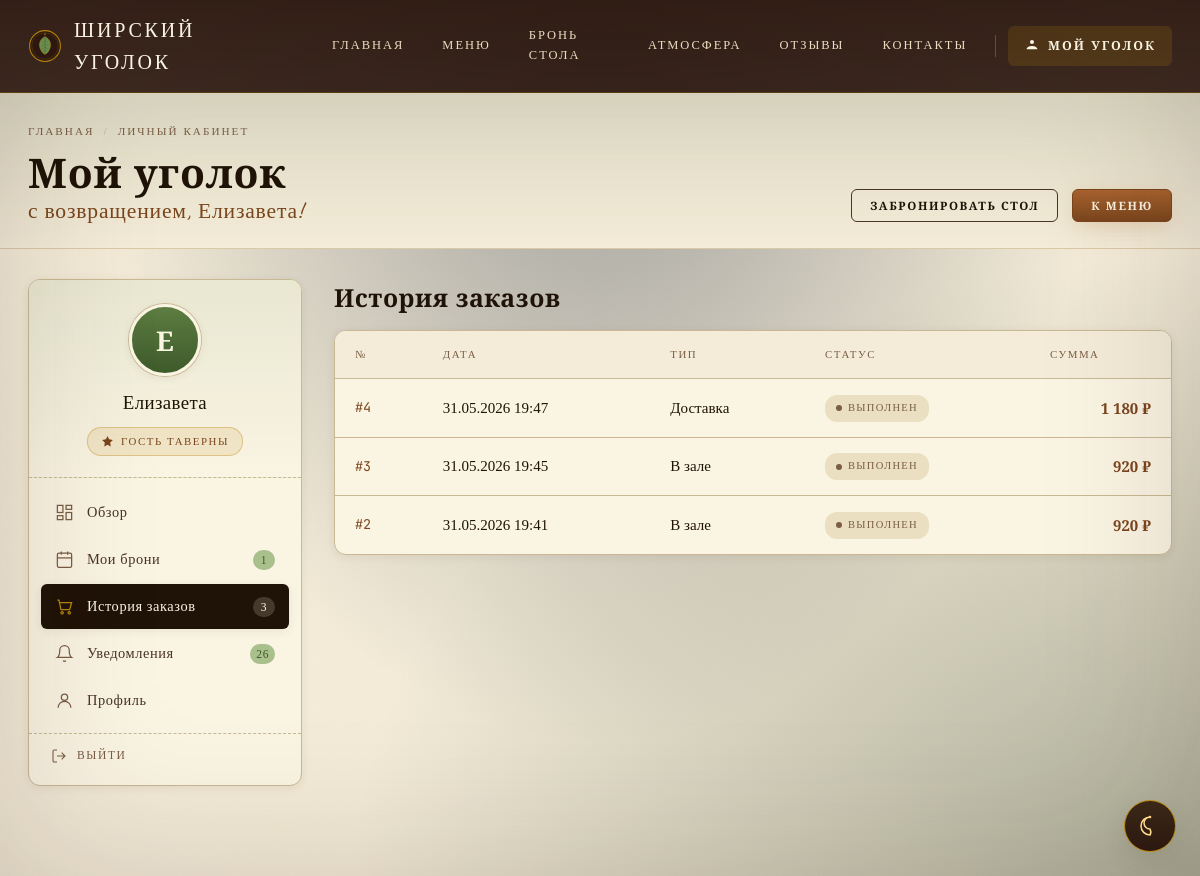
Screenshot of /profile.php?tab=orders (signed in) with the database file from the repository.
### tables this page shows
CREATE TABLE `users` (
  `id` int NOT NULL AUTO_INCREMENT,
  `username` varchar(50) NOT NULL,
  `email` varchar(100) NOT NULL,
  `password` varchar(255) NOT NULL,
  `role` enum('user','admin') NOT NULL DEFAULT 'user',
  `full_name` varchar(100) DEFAULT NULL,
  `phone` varchar(20) DEFAULT NULL,
  `created_at` timestamp NULL DEFAULT CURRENT_TIMESTAMP,
  PRIMARY KEY (`id`),
  UNIQUE KEY `username` (`username`),
  UNIQUE KEY `email` (`email`)
);

CREATE TABLE `orders` (
  `id` int NOT NULL AUTO_INCREMENT,
  `user_id` int DEFAULT NULL,
  `customer_name` varchar(100) NOT NULL DEFAULT '',
  `customer_phone` varchar(20) NOT NULL DEFAULT '',
  `notes` text,
  `promo_code` varchar(50) DEFAULT NULL,
  `discount` decimal(10,2) NOT NULL DEFAULT '0.00',
  `customer_address` text,
  `total_price` decimal(10,2) NOT NULL DEFAULT '0.00',
  `status` enum('cart','pending','confirmed','preparing','ready','completed','cancelled') NOT NULL DEFAULT 'cart',
  `order_type` enum('dine_in','delivery','takeaway') DEFAULT NULL,
  `total` decimal(10,2) DEFAULT '0.00',
  `delivery_address` varchar(500) DEFAULT NULL,
  `created_at` timestamp NULL DEFAULT CURRENT_TIMESTAMP,
  `updated_at` datetime DEFAULT CURRENT_TIMESTAMP ON UPDATE CURRENT_TIMESTAMP,
  PRIMARY KEY (`id`),
  KEY `idx_orders_status` (`status`),
  KEY `idx_orders_user` (`user_id`),
  CONSTRAINT `orders_ibfk_1` FOREIGN KEY (`user_id`) REFERENCES `users` (`id`) ON DELETE SET NULL
);

### public/includes/notification_helpers.php (called while the page is built, shortened)
<?php
function get_user_notifications(mysqli $conn, int $userId, int $limit = 30): array {
    $list = [];
    $stmt = $conn->prepare(
        "SELECT * FROM user_notifications WHERE user_id = ? ORDER BY created_at DESC LIMIT ?"
    );
    $stmt->bind_param('ii', $userId, $limit);
    $stmt->execute();
    $res = $stmt->get_result();
    while ($row = $res->fetch_assoc()) {
        $list[] = $row;
    }
    return $list;
}

### public/profile.php (the view, shortened to what this page needs)
<?php
include 'db.php';
require_once 'includes/notification_helpers.php';
$user_id = (int)$_SESSION['user_id'];
$stmt = $conn->prepare("SELECT username, email, full_name, phone, created_at FROM users WHERE id = ?");
$stmt->bind_param('i', $user_id); $stmt->execute();
$user = $stmt->get_result()->fetch_assoc(); $stmt->close();
$user_orders = [];
$stmt = $conn->prepare("SELECT id, order_type, status, COALESCE(total,total_price,0) AS total, created_at FROM orders WHERE user_id = ? AND status != 'cart' ORDER BY created_at DESC LIMIT 20");
$stmt->bind_param('i', $user_id); $stmt->execute();
$res = $stmt->get_result();
while ($row = $res->fetch_assoc()) $user_orders[] = $row;
$user_bookings = [];
$stmt = $conn->prepare("SELECT b.id, b.booking_date, b.booking_time, b.party_size, b.status, b.notes, b.admin_comment, rt.name AS table_name FROM bookings b LEFT JOIN restaurant_tables rt ON b.table_id = rt.id WHERE b.user_id = ? ORDER BY b.booking_date DESC LIMIT 20");
$stmt->bind_param('i', $user_id); $stmt->execute();
$res = $stmt->get_result();
while ($row = $res->fetch_assoc()) $user_bookings[] = $row;
$notifications = get_user_notifications($conn, $user_id);
$unread_count = count(array_filter($notifications, fn($n) => !$n['is_read']));
$initials = mb_strtoupper(mb_substr($user['full_name'] ?: $user['username'], 0, 1));
$initials2 = '';
if ($user['full_name']) {
    $parts = explode(' ', $user['full_name']);
    $initials = mb_strtoupper(mb_substr($parts[0], 0, 1));
    $initials2 = count($parts) > 1 ? mb_strtoupper(mb_substr($parts[1], 0, 1)) : '';
}
$section = $_GET['tab'] ?? 'overview';
$booking_status_labels = ['pending'=>'Ожидает','confirmed'=>'Подтверждена','rejected'=>'Отклонена','cancelled'=>'Отменена','completed'=>'Завершена'];
$order_status_labels = ['pending'=>'Ожидает','confirmed'=>'Подтверждён','preparing'=>'Готовится','ready'=>'Готов','completed'=>'Выполнен','cancelled'=>'Отменён'];
$pill_class = ['pending'=>'pending','confirmed'=>'confirmed','rejected'=>'cancelled','cancelled'=>'cancelled','completed'=>'past','preparing'=>'confirmed','ready'=>'confirmed'];
?>
<!doctype html>
<html lang="ru">
<head>
<link rel="stylesheet" href="style.css">
<link rel="stylesheet" href="assets/account.css">
</head>
<body>
<header class="site-header">
  <div class="bar">
    <a href="index.php" class="brand"><img src="assets/brand-mark.svg" alt="" class="brand-mark"><span>Ширский уголок</span></a>
    <nav class="nav" id="mainNav">
      <a href="index.php">Главная</a>
      <a href="menu.php">Меню</a>
      <a href="booking.php">Бронь стола</a>
      <a href="gallery.php">Атмосфера</a>
      <a href="reviews.php">Отзывы</a>
      <a href="contacts.php">Контакты</a>
      <a href="profile.php" class="nav-profile-btn active">
        <svg viewBox="0 0 24 24" width="16" height="16" fill="currentColor" stroke="none"><path d="M12 3c-1.7 0-3 1.3-3 3s1.3 3 3 3 3-1.3 3-3-1.3-3-3-3zM12 12c-5.3 0-8 2.7-8 4v1h16v-1c0-1.3-2.7-4-8-4z"/></svg>
        Мой уголок
      </a>
    </nav>
  </div>
</header>
<div class="acc-ribbon">
  <div class="inner">
    <div>
      <div class="crumbs"><a href="index.php">Главная</a><span class="sep">/</span><span>Личный кабинет</span></div>
      <h1>Мой уголок <span class="greet-hand">с возвращением, <?= htmlspecialchars($user['full_name'] ?: $user['username']) ?>!</span></h1>
    </div>
    <div class="ribbon-aside">
      <a href="booking.php" class="btn btn-ghost btn-sm">Забронировать стол</a>
      <a href="menu.php" class="btn btn-primary btn-sm">К меню</a>
    </div>
  </div>
</div>
<div class="acc-shell">
  <aside class="acc-side">
    <div class="who">
      <div class="acc-avatar"><?= htmlspecialchars($initials.$initials2) ?></div>
      <div class="name"><?= htmlspecialchars($user['full_name'] ?: $user['username']) ?></div>
      <div class="acc-tier">
        <svg viewBox="0 0 24 24" width="13" height="13" fill="currentColor"><path d="M12 2 15 8l7 1-5 5 1 7-6-3-6 3 1-7-5-5 7-1z"/></svg>
        Гость таверны
      </div>
    </div>
    <ul class="acc-nav">
      <li><a href="?tab=overview" class="<?= $section==='overview'?'active':'' ?>">
        <svg class="ico" viewBox="0 0 24 24" fill="none" stroke="currentColor" stroke-width="1.6"><rect x="3" y="3" width="7" height="9"/><rect x="14" y="3" width="7" height="5"/><rect x="14" y="12" width="7" height="9"/><rect x="3" y="16" width="7" height="5"/></svg>Обзор
      </a></li>
      <li><a href="?tab=bookings" class="<?= $section==='bookings'?'active':'' ?>">
        <svg class="ico" viewBox="0 0 24 24" fill="none" stroke="currentColor" stroke-width="1.6"><rect x="3" y="4" width="18" height="18" rx="2"/><line x1="16" y1="2" x2="16" y2="6"/><line x1="8" y1="2" x2="8" y2="6"/><line x1="3" y1="10" x2="21" y2="10"/></svg>Мои брони
        <?php if (count($user_bookings) > 0): ?><span class="count"><?= count($user_bookings) ?></span><?php endif; ?>
      </a></li>
      <li><a href="?tab=orders" class="<?= $section==='orders'?'active':'' ?>">
        <svg class="ico" viewBox="0 0 24 24" fill="none" stroke="currentColor" stroke-width="1.6"><path d="M3 4h2l2.5 12h11l2.5-9H6"/><circle cx="9" cy="20" r="1.5"/><circle cx="18" cy="20" r="1.5"/></svg>История заказов
        <?php if (count($user_orders) > 0): ?><span class="count"><?= count($user_orders) ?></span><?php endif; ?>
      </a></li>
      <li><a href="?tab=notifications" class="<?= $section==='notifications'?'active':'' ?>">
        <svg class="ico" viewBox="0 0 24 24" fill="none" stroke="currentColor" stroke-width="1.6"><path d="M18 8a6 6 0 0 0-12 0c0 7-3 9-3 9h18s-3-2-3-9"/><path d="M13.7 21a2 2 0 0 1-3.4 0"/></svg>Уведомления
        <?php if ($unread_count > 0): ?><span class="count"><?= $unread_count ?></span><?php endif; ?>
      </a></li>
      <li><a href="?tab=profile" class="<?= $section==='profile'?'active':'' ?>">
        <svg class="ico" viewBox="0 0 24 24" fill="none" stroke="currentColor" stroke-width="1.6"><circle cx="12" cy="8" r="4"/><path d="M4 21c0-4.4 3.6-8 8-8s8 3.6 8 8"/></svg>Профиль
      </a></li>
    </ul>
    <div class="side-foot">
      <a href="logout.php?type=user" class="acc-logout">
        <svg viewBox="0 0 24 24" fill="none" stroke="currentColor" stroke-width="1.6" width="16" height="16"><path d="M9 21H5a2 2 0 0 1-2-2V5a2 2 0 0 1 2-2h4"/><path d="m16 17 5-5-5-5M21 12H9"/></svg>
        Выйти
      </a>
    </div>
  </aside>
  <main class="acc-main">
    <?php if ($section === 'overview'): ?>
    <div class="acc-stats">
      <div class="acc-stat">
        <div class="ico"><svg viewBox="0 0 24 24" fill="none" stroke="currentColor" stroke-width="1.6"><rect x="3" y="4" width="18" height="18" rx="2"/><line x1="3" y1="10" x2="21" y2="10"/></svg></div>
        <div class="val"><?= count($user_bookings) ?></div>
        <div class="lbl">Бронирований</div>
      </div>
      <div class="acc-stat">
        <div class="ico"><svg viewBox="0 0 24 24" fill="none" stroke="currentColor" stroke-width="1.6"><path d="M3 4h2l2.5 12h11l2.5-9H6"/></svg></div>
        <div class="val"><?= count($user_orders) ?></div>
        <div class="lbl">Заказов</div>
      </div>
      <div class="acc-stat">
        <div class="ico"><svg viewBox="0 0 24 24" fill="none" stroke="currentColor" stroke-width="1.6"><path d="M18 8a6 6 0 0 0-12 0c0 7-3 9-3 9h18s-3-2-3-9"/></svg></div>
        <div class="val"><?= $unread_count ?></div>
        <div class="lbl">Новых уведомлений</div>
      </div>
      <div class="acc-stat">
        <div class="ico"><svg viewBox="0 0 24 24" fill="none" stroke="currentColor" stroke-width="1.6"><circle cx="12" cy="12" r="9"/><path d="M12 7v10M9.5 9.5h3.5a1.5 1.5 0 0 1 0 3H10a1.5 1.5 0 0 0 0 3h4"/></svg></div>
        <div class="val">200</div>
        <div class="lbl">Медовых монет</div>
      </div>
    </div>
    <div class="acc-cols">
      <div>
        <div class="acc-panel">
          <div class="acc-panel-head"><h3>Последние брони</h3><a href="?tab=bookings" class="link">Все брони →</a></div>
          <?php if (empty($user_bookings)): ?>
          <div class="acc-empty" style="padding:30px;"><p>Нет броней</p><a href="booking.php" class="btn btn-primary btn-sm">Забронировать стол</a></div>
          <?php else: ?>
          <?php foreach (array_slice($user_bookings, 0, 3) as $b):
            $dt = new DateTime($b['booking_date']);
          ?>
          <div class="booking-item">
            <div class="book-date"><span class="d"><?= $dt->format('d') ?></span><span class="m"><?= ru_date2($dt->format('M')) ?></span></div>
            <div class="book-info">
              <div class="t"><?= htmlspecialchars($b['table_name'] ?? 'Стол') ?></div>
              <div class="sub"><span><?= substr($b['booking_time'],0,5) ?></span><span><?= $b['party_size'] ?> гостей</span></div>
            </div>
            <div class="book-act"><span class="pill <?= $pill_class[$b['status']] ?? 'pending' ?>"><?= $booking_status_labels[$b['status']] ?? $b['status'] ?></span></div>
          </div>
          <?php endforeach; ?>
          <?php endif; ?>
        </div>
        <div class="acc-panel">
          <div class="acc-panel-head"><h3>История заказов</h3><a href="?tab=orders" class="link">Все →</a></div>
          <?php if (empty($user_orders)): ?>
          <div class="acc-empty" style="padding:30px;"><p>Нет заказов</p><a href="menu.php" class="btn btn-primary btn-sm">К меню</a></div>
          <?php else: ?>
          <table class="acc-table">
            <thead><tr><th>Заказ</th><th>Дата</th><th>Статус</th><th>Сумма</th></tr></thead>
            <tbody>
            <?php foreach (array_slice($user_orders, 0, 5) as $o): ?>
            <tr>
              <td class="ord-id">#<?= $o['id'] ?></td>
              <td><?= date('d.m.Y', strtotime($o['created_at'])) ?></td>
              <td><span class="pill <?= $pill_class[$o['status']] ?? 'pending' ?>"><?= $order_status_labels[$o['status']] ?? $o['status'] ?></span></td>
              <td class="ord-sum"><?= number_format((float)$o['total'], 0, '.', ' ') ?> ₽</td>
            </tr>
            <?php endforeach; ?>
            </tbody>
          </table>
          <?php endif; ?>
        </div>
      </div>
      <div>
        <div class="honey-card" style="margin-bottom:22px;">
          <div class="label">Медовые монеты</div>
          <div class="honey-balance">
            <div class="honey-coin"><svg viewBox="0 0 24 24" width="24" height="24" fill="currentColor"><path d="M12 2 15 8l7 1-5 5 1 7-6-3-6 3 1-7-5-5 7-1z"/></svg></div>
            <div class="amt">200<small>монет</small></div>
          </div>
          <p class="note">Приветственные монеты за регистрацию</p>
          <div class="honey-progress"><span style="width:5%"></span></div>
          <div class="next"><span>До «Завсегдатая»</span><span>800 монет</span></div>
        </div>
        <?php if ($unread_count > 0): ?>
        <div class="acc-panel">
          <div class="acc-panel-head"><h3>Уведомления <span class="count"><?= $unread_count ?></span></h3><a href="?tab=notifications" class="link">Все →</a></div>
          <?php foreach (array_filter($notifications, fn($n)=>!$n['is_read']) as $n): ?>
          <div style="padding:14px 22px;border-bottom:1px solid var(--line);font-size:0.92rem;">
            <div style="color:var(--ink);"><?= htmlspecialchars($n['message']) ?></div>
            <div style="font-size:0.8rem;color:var(--ink-mute);margin-top:4px;"><?= date('d.m.Y H:i', strtotime($n['created_at'])) ?></div>
          </div>
          <?php endforeach; ?>
        </div>
        <?php endif; ?>
      </div>
    </div>
    <?php elseif ($section === 'orders'): ?>
    <div class="acc-section-title"><h2>История заказов</h2></div>
    <?php if (empty($user_orders)): ?>
    <div class="acc-empty"><svg viewBox="0 0 24 24" fill="none" stroke="currentColor" stroke-width="1.5"><path d="M3 4h2l2.5 12h11l2.5-9H6"/><circle cx="9" cy="20" r="1.5"/><circle cx="18" cy="20" r="1.5"/></svg><p>Заказов пока нет</p><a href="menu.php" class="btn btn-primary btn-sm">Открыть меню</a></div>
    <?php else: ?>
    <div class="acc-panel">
      <table class="acc-table">
        <thead><tr><th>№</th><th>Дата</th><th>Тип</th><th>Статус</th><th>Сумма</th></tr></thead>
        <tbody>
        <?php foreach ($user_orders as $o):
          $type_label = ['dine_in'=>'В зале','delivery'=>'Доставка','takeaway'=>'С собой'][$o['order_type']] ?? '—';
        ?>
        <tr>
          <td class="ord-id">#<?= $o['id'] ?></td>
          <td><?= date('d.m.Y H:i', strtotime($o['created_at'])) ?></td>
          <td><?= $type_label ?></td>
          <td><span class="pill <?= $pill_class[$o['status']] ?? 'pending' ?>"><?= $order_status_labels[$o['status']] ?? $o['status'] ?></span></td>
          <td class="ord-sum"><?= number_format((float)$o['total'], 0, '.', ' ') ?> ₽</td>
        </tr>
        <?php endforeach; ?>
        </tbody>
      </table>
    </div>
    <?php endif; ?>
    <?php endif; ?>
  </main>
</div>
</body>
</html>

### rows the page displays
users: full_name "Елизавета", full_name "Е"
orders: id "4", created_at "31.05.2026 19:47", order_type "Доставка", status "ВЫПОЛНЕН", total "1 180"
orders: id "3", created_at "31.05.2026 19:45", order_type "В зале", status "ВЫПОЛНЕН", total "920"
orders: id "2", created_at "31.05.2026 19:41", order_type "В зале", status "ВЫПОЛНЕН", total "920"

### other values shown
count($user_bookings) "1"
count($user_orders) "3"
$unread_count "26"
